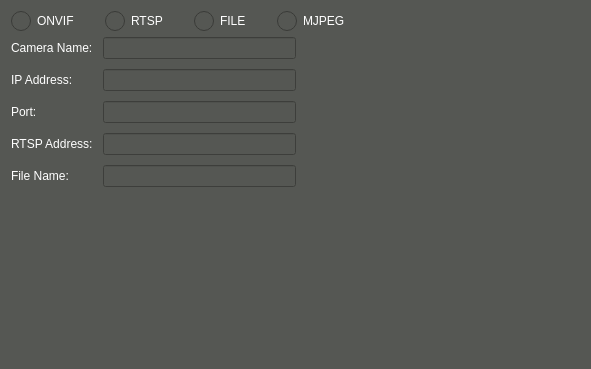
<?xml version="1.0" encoding="UTF-8"?>
<ui version="4.0">
 <class>VSCCamInfo</class>
 <widget class="QWidget" name="VSCCamInfo">
  <property name="geometry">
   <rect>
    <x>0</x>
    <y>0</y>
    <width>591</width>
    <height>369</height>
   </rect>
  </property>
  <property name="windowTitle">
   <string>Master Hard Disk Selecting</string>
  </property>
  <property name="windowIcon">
   <iconset>
    <normaloff>:/logo/resources/vscsmall.jpg</normaloff>:/logo/resources/vscsmall.jpg</iconset>
  </property>
  <property name="styleSheet">
   <string notr="true">background-color: rgb(85, 87, 83);
color: rgb(255, 255, 255);</string>
  </property>
  <layout class="QVBoxLayout" name="verticalLayout">
   <item>
    <layout class="QHBoxLayout" name="horizontalLayout">
     <item>
      <layout class="QGridLayout" name="gridLayout_4">
       <property name="horizontalSpacing">
        <number>30</number>
       </property>
       <property name="verticalSpacing">
        <number>20</number>
       </property>
       <item row="0" column="2">
        <widget class="QRadioButton" name="radioButtonRtsp">
         <property name="enabled">
          <bool>true</bool>
         </property>
         <property name="styleSheet">
          <string notr="true">QRadioButton::indicator {
    width: 20px;
    height: 20px;
}

QRadioButton::indicator::unchecked {
    image: url(:/action/resources/radiobutton_unchecked.png);
}

QRadioButton::indicator:unchecked:hover {
    image: url(:/action/resources/radiobutton_unchecked_hover.png);
}

QRadioButton::indicator:unchecked:pressed {
    image: url(:/action/resources/radiobutton_unchecked_pressed.png);
}

QRadioButton::indicator::checked {
    image: url(:/action/resources/radiobutton_checked.png);
}

QRadioButton::indicator:checked:hover {
    image: url(:/action/resources/radiobutton_checked_hover.png);
}

QRadioButton::indicator:checked:pressed {
    image: url(:/action/resources/radiobutton_checked_pressed.png);
}</string>
         </property>
         <property name="text">
          <string>RTSP</string>
         </property>
         <property name="checkable">
          <bool>true</bool>
         </property>
        </widget>
       </item>
       <item row="0" column="1">
        <widget class="QRadioButton" name="radioButtonOnvif">
         <property name="styleSheet">
          <string notr="true">QRadioButton::indicator {
    width: 20px;
    height: 20px;
}

QRadioButton::indicator::unchecked {
    image: url(:/action/resources/radiobutton_unchecked.png);
}

QRadioButton::indicator:unchecked:hover {
    image: url(:/action/resources/radiobutton_unchecked_hover.png);
}

QRadioButton::indicator:unchecked:pressed {
    image: url(:/action/resources/radiobutton_unchecked_pressed.png);
}

QRadioButton::indicator::checked {
    image: url(:/action/resources/radiobutton_checked.png);
}

QRadioButton::indicator:checked:hover {
    image: url(:/action/resources/radiobutton_checked_hover.png);
}

QRadioButton::indicator:checked:pressed {
    image: url(:/action/resources/radiobutton_checked_pressed.png);
}</string>
         </property>
         <property name="text">
          <string>ONVIF</string>
         </property>
         <property name="checkable">
          <bool>true</bool>
         </property>
        </widget>
       </item>
       <item row="0" column="3">
        <widget class="QRadioButton" name="radioButtonFile">
         <property name="styleSheet">
          <string notr="true">QRadioButton::indicator {
    width: 20px;
    height: 20px;
}

QRadioButton::indicator::unchecked {
    image: url(:/action/resources/radiobutton_unchecked.png);
}

QRadioButton::indicator:unchecked:hover {
    image: url(:/action/resources/radiobutton_unchecked_hover.png);
}

QRadioButton::indicator:unchecked:pressed {
    image: url(:/action/resources/radiobutton_unchecked_pressed.png);
}

QRadioButton::indicator::checked {
    image: url(:/action/resources/radiobutton_checked.png);
}

QRadioButton::indicator:checked:hover {
    image: url(:/action/resources/radiobutton_checked_hover.png);
}

QRadioButton::indicator:checked:pressed {
    image: url(:/action/resources/radiobutton_checked_pressed.png);
}</string>
         </property>
         <property name="text">
          <string>FILE</string>
         </property>
         <property name="checkable">
          <bool>true</bool>
         </property>
        </widget>
       </item>
       <item row="0" column="4">
        <widget class="QRadioButton" name="radioButtonMJPEG">
         <property name="styleSheet">
          <string notr="true">QRadioButton::indicator {
    width: 20px;
    height: 20px;
}

QRadioButton::indicator::unchecked {
    image: url(:/action/resources/radiobutton_unchecked.png);
}

QRadioButton::indicator:unchecked:hover {
    image: url(:/action/resources/radiobutton_unchecked_hover.png);
}

QRadioButton::indicator:unchecked:pressed {
    image: url(:/action/resources/radiobutton_unchecked_pressed.png);
}

QRadioButton::indicator::checked {
    image: url(:/action/resources/radiobutton_checked.png);
}

QRadioButton::indicator:checked:hover {
    image: url(:/action/resources/radiobutton_checked_hover.png);
}

QRadioButton::indicator:checked:pressed {
    image: url(:/action/resources/radiobutton_checked_pressed.png);
}</string>
         </property>
         <property name="text">
          <string>MJPEG</string>
         </property>
         <property name="checkable">
          <bool>true</bool>
         </property>
        </widget>
       </item>
      </layout>
     </item>
     <item>
      <spacer name="horizontalSpacer">
       <property name="orientation">
        <enum>Qt::Horizontal</enum>
       </property>
       <property name="sizeHint" stdset="0">
        <size>
         <width>40</width>
         <height>20</height>
        </size>
       </property>
      </spacer>
     </item>
    </layout>
   </item>
   <item>
    <layout class="QHBoxLayout" name="horizontalLayout_2">
     <item>
      <layout class="QGridLayout" name="gridLayout_2">
       <property name="topMargin">
        <number>0</number>
       </property>
       <property name="spacing">
        <number>10</number>
       </property>
       <item row="4" column="0">
        <widget class="QLabel" name="labelIP_2">
         <property name="text">
          <string>IP Address:</string>
         </property>
         <property name="alignment">
          <set>Qt::AlignLeading|Qt::AlignLeft|Qt::AlignVCenter</set>
         </property>
        </widget>
       </item>
       <item row="7" column="0">
        <widget class="QLabel" name="labelName_4">
         <property name="text">
          <string>File Name:</string>
         </property>
         <property name="alignment">
          <set>Qt::AlignLeading|Qt::AlignLeft|Qt::AlignVCenter</set>
         </property>
        </widget>
       </item>
       <item row="7" column="1">
        <widget class="QLineEdit" name="lineEditFile">
         <property name="maximumSize">
          <size>
           <width>300</width>
           <height>16777215</height>
          </size>
         </property>
         <property name="readOnly">
          <bool>true</bool>
         </property>
        </widget>
       </item>
       <item row="5" column="1">
        <widget class="QLineEdit" name="lineEditPort">
         <property name="maximumSize">
          <size>
           <width>300</width>
           <height>16777215</height>
          </size>
         </property>
         <property name="readOnly">
          <bool>true</bool>
         </property>
        </widget>
       </item>
       <item row="6" column="0">
        <widget class="QLabel" name="labelName_3">
         <property name="text">
          <string>RTSP Address:</string>
         </property>
         <property name="alignment">
          <set>Qt::AlignLeading|Qt::AlignLeft|Qt::AlignVCenter</set>
         </property>
        </widget>
       </item>
       <item row="6" column="1">
        <widget class="QLineEdit" name="lineEditRtspAddr">
         <property name="maximumSize">
          <size>
           <width>300</width>
           <height>16777215</height>
          </size>
         </property>
        </widget>
       </item>
       <item row="3" column="0">
        <widget class="QLabel" name="labelName">
         <property name="text">
          <string>Camera Name:</string>
         </property>
         <property name="alignment">
          <set>Qt::AlignLeading|Qt::AlignLeft|Qt::AlignVCenter</set>
         </property>
        </widget>
       </item>
       <item row="5" column="0">
        <widget class="QLabel" name="labelPort_2">
         <property name="text">
          <string>Port:</string>
         </property>
         <property name="alignment">
          <set>Qt::AlignLeading|Qt::AlignLeft|Qt::AlignVCenter</set>
         </property>
        </widget>
       </item>
       <item row="4" column="1">
        <widget class="QLineEdit" name="lineEditIP">
         <property name="maximumSize">
          <size>
           <width>300</width>
           <height>16777215</height>
          </size>
         </property>
         <property name="readOnly">
          <bool>true</bool>
         </property>
        </widget>
       </item>
       <item row="3" column="1">
        <widget class="QLineEdit" name="lineEditName">
         <property name="maximumSize">
          <size>
           <width>300</width>
           <height>16777215</height>
          </size>
         </property>
         <property name="readOnly">
          <bool>true</bool>
         </property>
        </widget>
       </item>
      </layout>
     </item>
     <item>
      <spacer name="horizontalSpacer_2">
       <property name="orientation">
        <enum>Qt::Horizontal</enum>
       </property>
       <property name="sizeHint" stdset="0">
        <size>
         <width>40</width>
         <height>20</height>
        </size>
       </property>
      </spacer>
     </item>
    </layout>
   </item>
   <item>
    <spacer name="verticalSpacer">
     <property name="orientation">
      <enum>Qt::Vertical</enum>
     </property>
     <property name="sizeHint" stdset="0">
      <size>
       <width>20</width>
       <height>40</height>
      </size>
     </property>
    </spacer>
   </item>
  </layout>
 </widget>
 <resources>
  <include location="../../../main/vscmainwindows.qrc"/>
 </resources>
 <connections/>
</ui>
